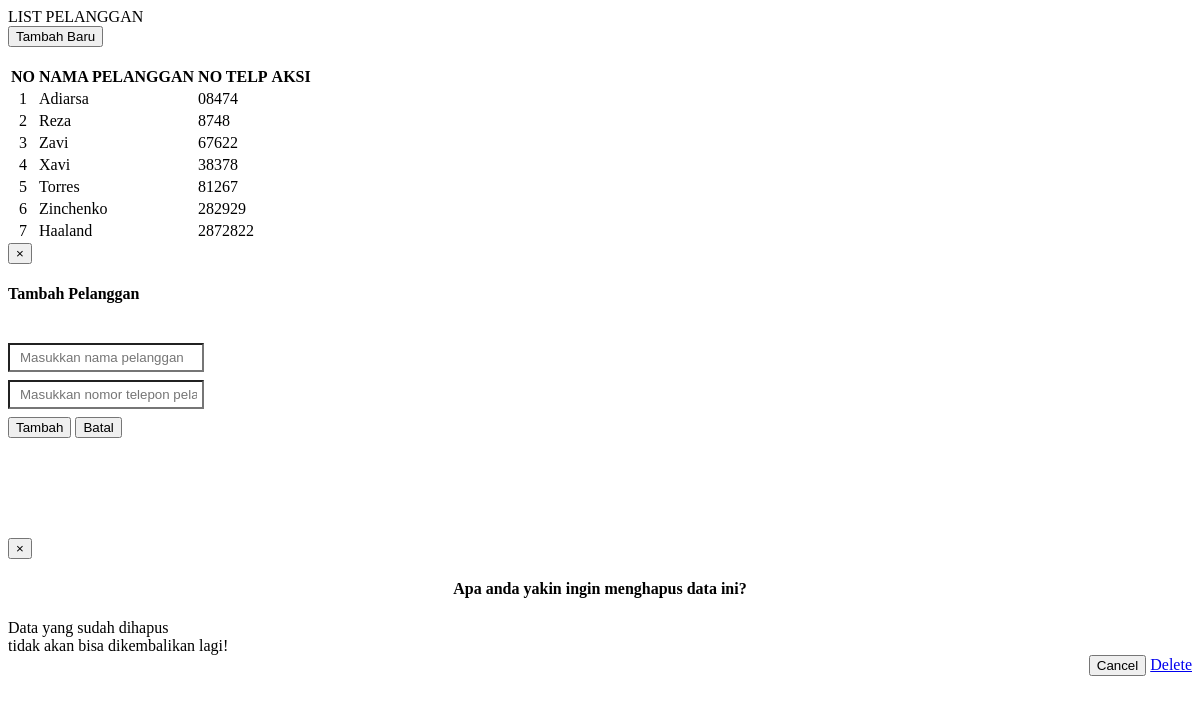
The app's page /page/admin-master/pelanggan/list-pelanggan.php with its own data.
### tables this page shows
CREATE TABLE `pelanggan` (
  `id_pelanggan` int(11) NOT NULL,
  `nama_pelanggan` varchar(40) NOT NULL,
  `notelp_pelanggan` varchar(13) NOT NULL
);

### page/admin-master/pelanggan/list-pelanggan.php (the view, shortened to what this page needs)
<?php
include('koneksi.php');
?>
<?php
$select_pelanggan = mysqli_query($koneksi,"SELECT * FROM pelanggan");
?>
<div class="list-jenis">
	<div class="row">
	 <div class="col-sm-12">
	  <section class="panel panel-default">
		<header class="panel-heading">LIST PELANGGAN</header>
		<div class="panel-body">
		 <nav>
			<button type="button" data-target="#ModalAdd" data-toggle="modal" class="btn btn-primary">
			 Tambah Baru <i class="fa fa-plus"></i>
			</button>
		 </nav>
		 <br>
		  <table class="table table-bordered" id="example" style="text-align: center;">
			<thead>
			 <tr>
			  <th>
			   NO
			  </th>
			  <th>
			   NAMA PELANGGAN
			  </th>
			  <th>
			   NO TELP
			  </th>
			  <th>
			   AKSI
			  </th>
			 </tr>
			</thead>
			<tbody>
			<?php
			$no = 1;
			while($row_pelanggan = mysqli_fetch_array($select_pelanggan)){
			  echo '<tr>';
			  echo '<td>'.$no++.'</td>';
			  echo '<td style="text-align: left !important;">'.$row_pelanggan['nama_pelanggan'].'</td>';
			  echo '<td style="text-align: left !important;">'.$row_pelanggan['notelp_pelanggan'].'</td>';
			  echo "<td><a href='?hal=admin-master/pelanggan/edit-pelanggan&id=".$row_pelanggan['id_pelanggan']."' class='btn btn-warning' role='button'><i class='glyphicon glyphicon-pencil'></i></a>
                        <a href='#modal_delete' data-id='".$row_pelanggan['id_pelanggan']."' data-toggle='modal' class='btn btn-danger buang' role='button'><i class='glyphicon glyphicon-trash'></i></a>
					</td>";
			  echo '</tr>';
			 }
			?>
			</tbody>
			</table>
		</div>
	  </section>
	 </div>
	</div>
</div>
		<div id="ModalAdd" class="modal fade" tabindex="-1" role="dialog">
			<div class="modal-dialog">
				<div class="modal-content">
					<div class="modal-header">
						<button type="button" class="close" data-dismiss="modal" aria-label="Close"><span aria-hidden="true">&times;</span></button>
						<h4 class="modal-title">Tambah Pelanggan</h4>
					</div>
					<div class="modal-body">
						<form action="" name="modal_popup" method="post">
							<br>
							<input name="nama_pelanggan" type="text" class="form-control" placeholder="Masukkan nama pelanggan" required />
							<br>
							<input name="notelp_pelanggan" type="text" class="form-control" placeholder="Masukkan nomor telepon pelanggan" required />
							<br>
							<div class="modal-footer">
								<button class="btn btn-default" name="daftar" type="submit">
									Tambah
								</button>
								<button type="reset" class="btn btn-danger"  data-dismiss="modal" aria-hidden="true">
									Batal
								</button>
							</div>
						</form>
					</div>
				</div>
			</div>
		</div>
		<div class="modal fade" id="modal_delete">
			<div class="modal-dialog">
				<div class="modal-content" style="margin-top:100px;">
					<div class="modal-header">
						<button type="button" class="close" data-dismiss="modal" aria-hidden="true">&times;</button>
						<h4 class="modal-title" style="text-align:center;">Apa anda yakin ingin menghapus data ini?</h4>
					</div>
                    <div class="modal-body">
					  <div class="alert alert-warning">Data yang sudah dihapus
					  <br> tidak akan bisa dikembalikan lagi!</div>
					</div>
					<div class="modal-footer" style="margin:0px; border-top:0px; text-align:right;">
						<button type="button" class="btn btn-default" data-dismiss="modal">Cancel</button>
						<a href="#" role="button" class="btn btn-danger" id="delete_link">Delete</a>
					</div>
				</div>
			</div>
		</div>

### page/admin-master/pelanggan/list-pelanggan.php (style rules this page uses)
input[type=text] { background-color: white; padding: 5px 5px 5px 10px; margin-bottom: 8px; }

### records on screen
pelanggan: nama_pelanggan "Adiarsa", notelp_pelanggan "08474"
pelanggan: nama_pelanggan "Reza", notelp_pelanggan "8748"
pelanggan: nama_pelanggan "Zavi", notelp_pelanggan "67622"
pelanggan: nama_pelanggan "Xavi", notelp_pelanggan "38378"
pelanggan: nama_pelanggan "Torres", notelp_pelanggan "81267"
pelanggan: nama_pelanggan "Zinchenko", notelp_pelanggan "282929"
pelanggan: nama_pelanggan "Haaland", notelp_pelanggan "2872822"
